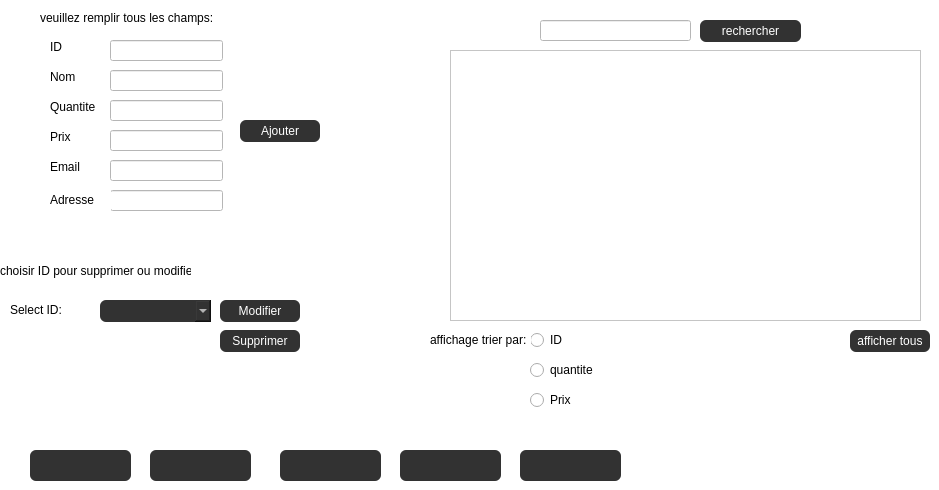
    <widget class="QWidget" name="gestion_espace">
     <property name="styleSheet">
      <string notr="true">background-color: rgb(255, 255, 255);</string>
     </property>
     <widget class="QPushButton" name="map">
      <property name="geometry">
       <rect>
        <x>280</x>
        <y>450</y>
        <width>101</width>
        <height>31</height>
       </rect>
      </property>
      <property name="styleSheet">
       <string notr="true">border-radius: 6px;
background-color: rgb(50, 50, 50);
selection-background-color: rgb(158, 158, 158);</string>
      </property>
      <property name="text">
       <string/>
      </property>
      <property name="icon">
       <iconset>
        <normaloff>../../map.png</normaloff>../../map.png</iconset>
      </property>
     </widget>
     <widget class="QLineEdit" name="le_recherche">
      <property name="geometry">
       <rect>
        <x>540</x>
        <y>20</y>
        <width>151</width>
        <height>21</height>
       </rect>
      </property>
      <property name="styleSheet">
       <string notr="true">color: rgb(255, 255, 255);</string>
      </property>
     </widget>
     <widget class="QPushButton" name="button_ajouter">
      <property name="geometry">
       <rect>
        <x>240</x>
        <y>120</y>
        <width>80</width>
        <height>22</height>
       </rect>
      </property>
      <property name="styleSheet">
       <string notr="true">border-radius: 6px;
color: rgb(255, 255, 255);
background-color: rgb(50, 50, 50);
selection-background-color: rgb(158, 158, 158);</string>
      </property>
      <property name="text">
       <string>Ajouter</string>
      </property>
     </widget>
     <widget class="QComboBox" name="comboBoxID">
      <property name="geometry">
       <rect>
        <x>100</x>
        <y>300</y>
        <width>111</width>
        <height>22</height>
       </rect>
      </property>
      <property name="styleSheet">
       <string notr="true">border-radius: 6px;
color: rgb(255, 255, 255);
background-color: rgb(50, 50, 50);
selection-background-color: rgb(158, 158, 158);</string>
      </property>
     </widget>
     <widget class="QPushButton" name="pdfPb">
      <property name="geometry">
       <rect>
        <x>400</x>
        <y>450</y>
        <width>101</width>
        <height>31</height>
       </rect>
      </property>
      <property name="styleSheet">
       <string notr="true">border-radius: 6px;
background-color: rgb(50, 50, 50);
selection-background-color: rgb(158, 158, 158);</string>
      </property>
      <property name="text">
       <string/>
      </property>
      <property name="icon">
       <iconset>
        <normaloff>../../pdf.png</normaloff>../../pdf.png</iconset>
      </property>
     </widget>
     <widget class="QLineEdit" name="lineEdit_ID">
      <property name="geometry">
       <rect>
        <x>110</x>
        <y>40</y>
        <width>113</width>
        <height>21</height>
       </rect>
      </property>
      <property name="styleSheet">
       <string notr="true">color: rgb(0, 0, 0);</string>
      </property>
     </widget>
     <widget class="QLabel" name="label_10">
      <property name="geometry">
       <rect>
        <x>0</x>
        <y>250</y>
        <width>191</width>
        <height>41</height>
       </rect>
      </property>
      <property name="styleSheet">
       <string notr="true">color: rgb(0, 0, 0);</string>
      </property>
      <property name="text">
       <string>choisir ID pour supprimer ou modifier:</string>
      </property>
     </widget>
     <widget class="QLabel" name="label_11">
      <property name="geometry">
       <rect>
        <x>50</x>
        <y>130</y>
        <width>47</width>
        <height>14</height>
       </rect>
      </property>
      <property name="styleSheet">
       <string notr="true">color: rgb(0, 0, 0);</string>
      </property>
      <property name="text">
       <string>Prix</string>
      </property>
     </widget>
     <widget class="QPushButton" name="emailpb">
      <property name="geometry">
       <rect>
        <x>520</x>
        <y>450</y>
        <width>101</width>
        <height>31</height>
       </rect>
      </property>
      <property name="styleSheet">
       <string notr="true">border-radius: 6px;
selection-background-color: rgb(158, 158, 158);
background-color: rgb(50, 50, 50);</string>
      </property>
      <property name="text">
       <string/>
      </property>
      <property name="icon">
       <iconset>
        <normaloff>../../gmail.png</normaloff>../../gmail.png</iconset>
      </property>
     </widget>
     <widget class="QPushButton" name="updateBP">
      <property name="geometry">
       <rect>
        <x>220</x>
        <y>300</y>
        <width>80</width>
        <height>22</height>
       </rect>
      </property>
      <property name="styleSheet">
       <string notr="true">border-radius: 6px;
color: rgb(255, 255, 255);
background-color: rgb(50, 50, 50);
selection-background-color: rgb(158, 158, 158);</string>
      </property>
      <property name="text">
       <string>Modifier</string>
      </property>
     </widget>
     <widget class="QLabel" name="label_12">
      <property name="geometry">
       <rect>
        <x>490</x>
        <y>300</y>
        <width>41</width>
        <height>16</height>
       </rect>
      </property>
      <property name="styleSheet">
       <string notr="true">font: 75 11pt &quot;Garamond&quot;;
color: rgb(255, 255, 255);</string>
      </property>
      <property name="text">
       <string>Tri:</string>
      </property>
     </widget>
     <widget class="QLineEdit" name="le_nom">
      <property name="geometry">
       <rect>
        <x>110</x>
        <y>70</y>
        <width>113</width>
        <height>21</height>
       </rect>
      </property>
      <property name="styleSheet">
       <string notr="true">color: rgb(0, 0, 0);</string>
      </property>
     </widget>
     <widget class="QLineEdit" name="le_email">
      <property name="geometry">
       <rect>
        <x>110</x>
        <y>160</y>
        <width>113</width>
        <height>21</height>
       </rect>
      </property>
      <property name="styleSheet">
       <string notr="true">color: rgb(0, 0, 0);</string>
      </property>
     </widget>
     <widget class="QLineEdit" name="le_adresse">
      <property name="geometry">
       <rect>
        <x>110</x>
        <y>190</y>
        <width>113</width>
        <height>21</height>
       </rect>
      </property>
      <property name="styleSheet">
       <string notr="true">color: rgb(0, 0, 0);</string>
      </property>
     </widget>
     <widget class="QPushButton" name="pbSupprimer">
      <property name="geometry">
       <rect>
        <x>220</x>
        <y>330</y>
        <width>80</width>
        <height>22</height>
       </rect>
      </property>
      <property name="styleSheet">
       <string notr="true">border-radius: 6px;
color: rgb(255, 255, 255);
background-color: rgb(50, 50, 50);
selection-background-color: rgb(158, 158, 158);</string>
      </property>
      <property name="text">
       <string>Supprimer</string>
      </property>
     </widget>
     <widget class="QPushButton" name="detection">
      <property name="geometry">
       <rect>
        <x>150</x>
        <y>450</y>
        <width>101</width>
        <height>31</height>
       </rect>
      </property>
      <property name="styleSheet">
       <string notr="true">border-radius: 6px;
background-color: rgb(50, 50, 50);
selection-background-color: rgb(158, 158, 158);</string>
      </property>
      <property name="text">
       <string/>
      </property>
      <property name="icon">
       <iconset>
        <normaloff>../../fire.png</normaloff>../../fire.png</iconset>
      </property>
     </widget>
     <widget class="QPushButton" name="whatsapp_pb">
      <property name="geometry">
       <rect>
        <x>30</x>
        <y>450</y>
        <width>101</width>
        <height>31</height>
       </rect>
      </property>
      <property name="styleSheet">
       <string notr="true">border-radius: 6px;
background-color: rgb(50, 50, 50);
selection-background-color: rgb(158, 158, 158);</string>
      </property>
      <property name="text">
       <string/>
      </property>
      <property name="icon">
       <iconset>
        <normaloff>../../whatsapp.png</normaloff>../../whatsapp.png</iconset>
      </property>
     </widget>
     <widget class="QPushButton" name="rechercherpb">
      <property name="geometry">
       <rect>
        <x>700</x>
        <y>20</y>
        <width>101</width>
        <height>22</height>
       </rect>
      </property>
      <property name="styleSheet">
       <string notr="true">border-radius: 6px;
color: rgb(255, 255, 255);
background-color: rgb(50, 50, 50);
selection-background-color: rgb(158, 158, 158);</string>
      </property>
      <property name="text">
       <string>rechercher</string>
      </property>
     </widget>
     <widget class="QRadioButton" name="check_prix">
      <property name="geometry">
       <rect>
        <x>530</x>
        <y>390</y>
        <width>72</width>
        <height>20</height>
       </rect>
      </property>
      <property name="styleSheet">
       <string notr="true">color: rgb(0, 0, 0);</string>
      </property>
      <property name="text">
       <string>Prix</string>
      </property>
     </widget>
     <widget class="QLabel" name="label_19">
      <property name="geometry">
       <rect>
        <x>50</x>
        <y>160</y>
        <width>47</width>
        <height>14</height>
       </rect>
      </property>
      <property name="styleSheet">
       <string notr="true">color: rgb(0, 0, 0);</string>
      </property>
      <property name="text">
       <string>Email</string>
      </property>
     </widget>
     <widget class="QLabel" name="label_20">
      <property name="geometry">
       <rect>
        <x>50</x>
        <y>40</y>
        <width>47</width>
        <height>14</height>
       </rect>
      </property>
      <property name="styleSheet">
       <string notr="true">color: rgb(0, 0, 0);</string>
      </property>
      <property name="text">
       <string>ID</string>
      </property>
     </widget>
     <widget class="QRadioButton" name="check_quantite">
      <property name="geometry">
       <rect>
        <x>530</x>
        <y>360</y>
        <width>71</width>
        <height>20</height>
       </rect>
      </property>
      <property name="styleSheet">
       <string notr="true">color: rgb(0, 0, 0);</string>
      </property>
      <property name="text">
       <string>quantite</string>
      </property>
     </widget>
     <widget class="QLineEdit" name="le_prix">
      <property name="geometry">
       <rect>
        <x>110</x>
        <y>130</y>
        <width>113</width>
        <height>21</height>
       </rect>
      </property>
      <property name="styleSheet">
       <string notr="true">color: rgb(0, 0, 0);</string>
      </property>
     </widget>
     <widget class="QRadioButton" name="check_ID">
      <property name="geometry">
       <rect>
        <x>530</x>
        <y>330</y>
        <width>72</width>
        <height>20</height>
       </rect>
      </property>
      <property name="styleSheet">
       <string notr="true">color: rgb(0, 0, 0);</string>
      </property>
      <property name="text">
       <string>ID</string>
      </property>
     </widget>
     <widget class="QLabel" name="label_21">
      <property name="geometry">
       <rect>
        <x>50</x>
        <y>100</y>
        <width>47</width>
        <height>14</height>
       </rect>
      </property>
      <property name="styleSheet">
       <string notr="true">color: rgb(0, 0, 0);</string>
      </property>
      <property name="text">
       <string>Quantite</string>
      </property>
     </widget>
     <widget class="QLabel" name="label_22">
      <property name="geometry">
       <rect>
        <x>50</x>
        <y>70</y>
        <width>47</width>
        <height>14</height>
       </rect>
      </property>
      <property name="styleSheet">
       <string notr="true">color: rgb(0, 0, 0);</string>
      </property>
      <property name="text">
       <string>Nom</string>
      </property>
     </widget>
     <widget class="QLabel" name="label_23">
      <property name="geometry">
       <rect>
        <x>50</x>
        <y>190</y>
        <width>61</width>
        <height>20</height>
       </rect>
      </property>
      <property name="styleSheet">
       <string notr="true">color: rgb(0, 0, 0);</string>
      </property>
      <property name="text">
       <string>Adresse</string>
      </property>
     </widget>
     <widget class="QLineEdit" name="le_quantite">
      <property name="geometry">
       <rect>
        <x>110</x>
        <y>100</y>
        <width>113</width>
        <height>21</height>
       </rect>
      </property>
      <property name="styleSheet">
       <string notr="true">color: rgb(0, 0, 0);</string>
      </property>
     </widget>
     <widget class="QTableView" name="tabE">
      <property name="geometry">
       <rect>
        <x>450</x>
        <y>50</y>
        <width>471</width>
        <height>271</height>
       </rect>
      </property>
      <property name="styleSheet">
       <string notr="true">color: rgb(0, 0, 0);
background-color: rgb(255, 255, 255);</string>
      </property>
     </widget>
     <widget class="QPushButton" name="afficher">
      <property name="geometry">
       <rect>
        <x>850</x>
        <y>330</y>
        <width>80</width>
        <height>22</height>
       </rect>
      </property>
      <property name="styleSheet">
       <string notr="true">border-radius: 6px;
color: rgb(255, 255, 255);
background-color: rgb(50, 50, 50);
selection-background-color: rgb(158, 158, 158);</string>
      </property>
      <property name="text">
       <string>afficher tous</string>
      </property>
     </widget>
     <widget class="QLabel" name="label_42">
      <property name="geometry">
       <rect>
        <x>40</x>
        <y>10</y>
        <width>301</width>
        <height>16</height>
       </rect>
      </property>
      <property name="styleSheet">
       <string notr="true">color: rgb(0, 0, 0);
font: 11pt &quot;OCR A Extended&quot;;
</string>
      </property>
      <property name="text">
       <string>veuillez remplir tous les champs:</string>
      </property>
     </widget>
     <widget class="QLabel" name="label_43">
      <property name="geometry">
       <rect>
        <x>430</x>
        <y>330</y>
        <width>101</width>
        <height>20</height>
       </rect>
      </property>
      <property name="styleSheet">
       <string notr="true">color: rgb(0, 0, 0);</string>
      </property>
      <property name="text">
       <string>affichage trier par:</string>
      </property>
     </widget>
     <widget class="QLabel" name="label_48">
      <property name="geometry">
       <rect>
        <x>10</x>
        <y>300</y>
        <width>81</width>
        <height>20</height>
       </rect>
      </property>
      <property name="styleSheet">
       <string notr="true">color: rgb(0, 0, 0);</string>
      </property>
      <property name="text">
       <string>Select ID:</string>
      </property>
     </widget>
     <zorder>map</zorder>
     <zorder>le_recherche</zorder>
     <zorder>button_ajouter</zorder>
     <zorder>comboBoxID</zorder>
     <zorder>pdfPb</zorder>
     <zorder>lineEdit_ID</zorder>
     <zorder>label_11</zorder>
     <zorder>emailpb</zorder>
     <zorder>updateBP</zorder>
     <zorder>label_12</zorder>
     <zorder>le_nom</zorder>
     <zorder>le_email</zorder>
     <zorder>le_adresse</zorder>
     <zorder>pbSupprimer</zorder>
     <zorder>detection</zorder>
     <zorder>whatsapp_pb</zorder>
     <zorder>rechercherpb</zorder>
     <zorder>check_prix</zorder>
     <zorder>label_19</zorder>
     <zorder>label_20</zorder>
     <zorder>le_prix</zorder>
     <zorder>check_ID</zorder>
     <zorder>label_21</zorder>
     <zorder>label_22</zorder>
     <zorder>label_23</zorder>
     <zorder>le_quantite</zorder>
     <zorder>tabE</zorder>
     <zorder>afficher</zorder>
     <zorder>label_10</zorder>
     <zorder>check_quantite</zorder>
     <zorder>label_42</zorder>
     <zorder>label_43</zorder>
     <zorder>label_48</zorder>
    </widget>
